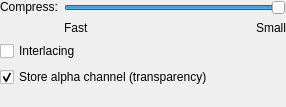
<ui version="4.0" >
 <class>KisWdgOptionsPNG</class>
 <widget class="QWidget" name="KisWdgOptionsPNG" >
  <property name="geometry" >
   <rect>
    <x>0</x>
    <y>0</y>
    <width>286</width>
    <height>107</height>
   </rect>
  </property>
  <property name="windowTitle" >
   <string>Options of Your PNG</string>
  </property>
  <layout class="QGridLayout" >
   <property name="margin" >
    <number>0</number>
   </property>
   <property name="spacing" >
    <number>6</number>
   </property>
   <item row="0" column="0" >
    <layout class="QHBoxLayout" >
     <property name="margin" >
      <number>0</number>
     </property>
     <property name="spacing" >
      <number>6</number>
     </property>
     <item>
      <widget class="QLabel" name="textLabel1" >
       <property name="toolTip" >
        <string>Note: the compression level does not change the quality of the result</string>
       </property>
       <property name="whatsThis" >
        <string>&lt;p>Adjust the compression time. Better compression takes longer.
&lt;br>Note: the compression level does not change the quality of the result.&lt;/p></string>
       </property>
       <property name="text" >
        <string>Compress:</string>
       </property>
       <property name="alignment" >
        <set>Qt::AlignTop</set>
       </property>
      </widget>
     </item>
     <item>
      <layout class="QVBoxLayout" >
       <property name="margin" >
        <number>0</number>
       </property>
       <property name="spacing" >
        <number>6</number>
       </property>
       <item>
        <widget class="QSlider" name="compressionLevel" >
         <property name="toolTip" >
          <string>Note: the compression level doesn't change the quality of the result</string>
         </property>
         <property name="whatsThis" >
          <string>&lt;p>Adjust the compression time. Better compression takes longer.
&lt;br>Note: the compression level doesn't change the quality of the result.&lt;/p></string>
         </property>
         <property name="minimum" >
          <number>1</number>
         </property>
         <property name="maximum" >
          <number>9</number>
         </property>
         <property name="pageStep" >
          <number>1</number>
         </property>
         <property name="value" >
          <number>9</number>
         </property>
         <property name="orientation" >
          <enum>Qt::Horizontal</enum>
         </property>
        </widget>
       </item>
       <item>
        <layout class="QHBoxLayout" >
         <property name="margin" >
          <number>0</number>
         </property>
         <property name="spacing" >
          <number>6</number>
         </property>
         <item>
          <widget class="QLabel" name="textLabel3" >
           <property name="whatsThis" >
            <string>&lt;p>Adjust the compression time. Better compression takes longer.
&lt;br>Note: the compression level doesn't change the quality of the result.&lt;/p></string>
           </property>
           <property name="text" >
            <string>Fast</string>
           </property>
          </widget>
         </item>
         <item>
          <widget class="QLabel" name="textLabel4" >
           <property name="whatsThis" >
            <string>&lt;p>Adjust the compression time. Better compression takes longer.
&lt;br>Note: the compression level doesn't change the quality of the result.&lt;/p></string>
           </property>
           <property name="text" >
            <string>Small</string>
           </property>
           <property name="alignment" >
            <set>Qt::AlignRight|Qt::AlignTrailing|Qt::AlignVCenter</set>
           </property>
          </widget>
         </item>
        </layout>
       </item>
      </layout>
     </item>
    </layout>
   </item>
   <item row="3" column="0" >
    <spacer>
     <property name="orientation" >
      <enum>Qt::Vertical</enum>
     </property>
     <property name="sizeType" >
      <enum>QSizePolicy::Expanding</enum>
     </property>
     <property name="sizeHint" >
      <size>
       <width>20</width>
       <height>5</height>
      </size>
     </property>
    </spacer>
   </item>
   <item row="1" column="0" >
    <widget class="QCheckBox" name="interlacing" >
     <property name="toolTip" >
      <string>Use interlacing when publishing on the Internet</string>
     </property>
     <property name="whatsThis" >
      <string>&lt;p>Interlacing is useful if you intend to publish your image on the Internet.&lt;br>
Enabling interlacing will cause the image to be displayed by the browser even while downloading.&lt;/p></string>
     </property>
     <property name="text" >
      <string>Interlacing</string>
     </property>
    </widget>
   </item>
   <item row="2" column="0" >
    <widget class="QCheckBox" name="alpha" >
     <property name="toolTip" >
      <string>Disable to get smaller files if your image has no transparancy</string>
     </property>
     <property name="whatsThis" >
      <string>&lt;p>The Portable Network Graphics (PNG) file format allows transparancy in your image to be stored by saving an alpha channel.
You can uncheck the box if you are not using transparancy and you want to make the resulting file smaller .&lt;br>Always saving the alpha channel is recommended.&lt;/p></string>
     </property>
     <property name="text" >
      <string>Store alpha channel (transparency)</string>
     </property>
     <property name="checked" >
      <bool>true</bool>
     </property>
    </widget>
   </item>
  </layout>
 </widget>
 <layoutdefault spacing="6" margin="11" />
 <pixmapfunction>qPixmapFromMimeSource</pixmapfunction>
 <resources/>
 <connections/>
</ui>
